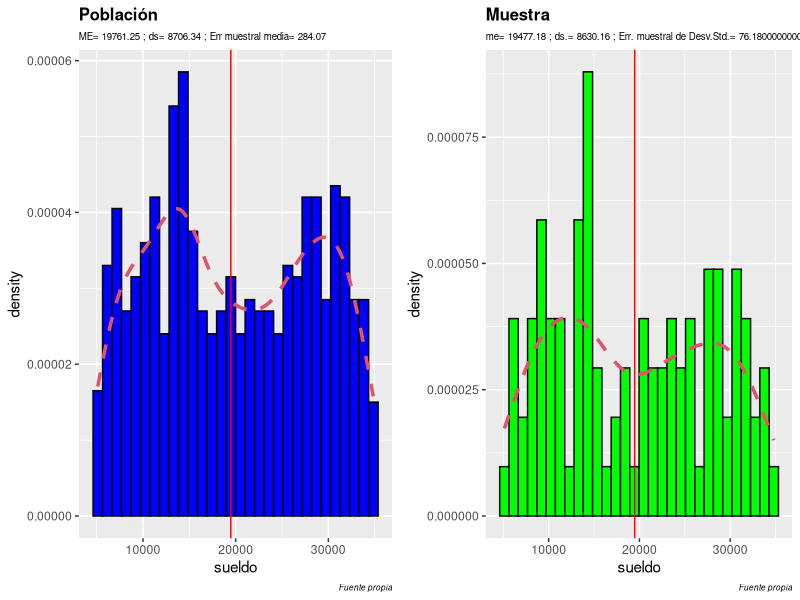
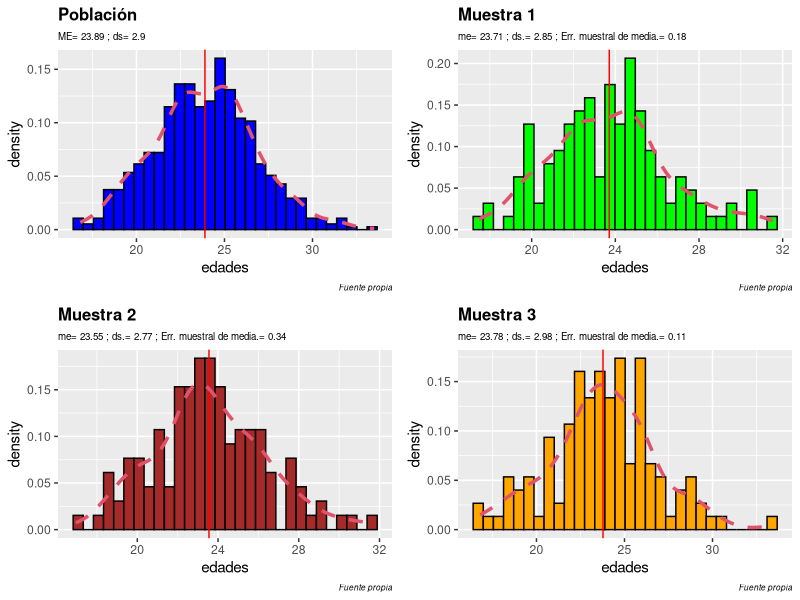

Reproduce these figures in R, in order.
## ---- chunk 1
library(cowplot)
library(ggplot2)
## ---- chunk 2
options(scipen=999)

## ---- chunk 3
set.seed(2022)

## ---- chunk 4
N <- 650 # Cantidad de datos de pobación
rango <- 5000:35000 # Rango 
n = 100  # Cantidad de datos de muestra

## ---- chunk 5
poblacion <- data.frame(x = 1:N, sueldo=sample(x = rango, size =  N, replace = TRUE))

## ---- chunk 6
head(poblacion, 30)
## ---- chunk 7
tail(poblacion, 30)
## ---- chunk 8
summary(poblacion$sueldo)
## ---- chunk 9
minimo.p <- min(poblacion$sueldo)
maximo.p <- max(poblacion$sueldo)
media.p <- round(mean(poblacion$sueldo),2)
desv.p <- round(sd(poblacion$sueldo),2)
## ---- chunk 10
xs <- sample(x = 1:n, size =  n, replace = FALSE)

muestra <- poblacion[xs,]

## ---- chunk 11
head(muestra, 30)
## ---- chunk 12
tail(muestra, 20)
## ---- chunk 13
summary(muestra)
## ---- chunk 14
summary(muestra$sueldo)
## ---- chunk 15
minimo.m <- min(muestra$sueldo)
maximo.m <- max(muestra$sueldo)
media.m <- round(mean(muestra$sueldo),2)
desv.m <- round(sd(muestra$sueldo),2)
## ---- chunk 16
media.p; media.m
desv.p; desv.m
## ---- chunk 17
dif.media <- media.p - media.m
dif.desv <- desv.p - desv.m

paste("El error muestral con respecto a la media es de: ", dif.media)

paste("El error muestral con respecto a la desviación es de: ", dif.desv)

## ---- chunk 18
# Histograma con densidad
g1 <- ggplot(poblacion, aes(x = sueldo)) + 
  geom_histogram(aes(y = ..density..),
                 colour = 1, fill = "blue") +
  labs(title = "Población",
      subtitle = paste("ME=", media.p, "; ds=", desv.p,  "; Err muestral media=",dif.media),
              caption = "Fuente propia") +  
  
  geom_vline(xintercept = media.m, col='red') +
  geom_density(lwd = 1.2,
               linetype = 2,
               colour = 2)
g1 <- g1 + theme(
  plot.title = element_text(color = "black", size = 12, face = "bold"),
  plot.subtitle = element_text(color = "black",size=7),
  plot.caption = element_text(color = "black", face = "italic", size=6)
)


g2 <- ggplot(muestra, aes(x = sueldo)) + 
  geom_histogram(aes(y = ..density..),
                 colour = 1, fill = "green") +
    geom_vline(xintercept = media.m, col='red') +
  labs(title = "Muestra",
      subtitle = paste("me=", media.m, "; ds.=", desv.m,  "; Err. muestral de Desv.Std.=",dif.desv),
              caption = "Fuente propia") +
  geom_density(lwd = 1.2,
               linetype = 2,
               colour = 2)

g2 <- g2 + theme(
  plot.title = element_text(color = "black", size = 12, face = "bold"),
  plot.subtitle = element_text(color = "black",size=7),
  plot.caption = element_text(color = "black", face = "italic", size=6)
)


plot_grid(g1, g2, nrow = 1, ncol = 2)



## ---- chunk 19
N <- 650
poblacion <- rnorm(n = N, mean = 24, sd = 3)
poblacion


## ---- chunk 20
summary(poblacion)
## ---- chunk 21
media.p <- round(mean(poblacion), 2)
media.p
## ---- chunk 22
desv.std.p <- round(sd(poblacion), 2)
desv.std.p
## ---- chunk 23
porcentaje = 0.20
n <- round(N * porcentaje)
m1 <- sample(x = poblacion, size = n, replace = FALSE)
m2 <- sample(x = poblacion, size = n, replace = FALSE)
m3 <- sample(x = poblacion, size = n, replace = FALSE)
             

            
## ---- chunk 24
m1; m2; m3

## ---- chunk 25
media.m1 <- round(mean(m1), 2)
media.m2 <- round(mean(m2), 2)
media.m3 <- round(mean(m3), 2)

media.m1; media.m2; media.m3
## ---- chunk 26
desv.std.m1 <- round(sd(m1), 2)
desv.std.m2 <- round(sd(m2), 2)
desv.std.m3 <- round(sd(m3), 2)

desv.std.m1; desv.std.m2; desv.std.m3

## ---- chunk 27
error.m1 <- round(media.p - media.m1, 2)
error.m2 <- round(media.p - media.m2, 2)
error.m3 <- round(media.p - media.m3, 2)

error.m1; error.m2; error.m3
## ---- chunk 28
error.dsm1 <- round(desv.std.p - desv.std.m1, 4)
error.dsm2 <- round(desv.std.p - desv.std.m2, 4)
error.dsm3 <- round(desv.std.p - desv.std.m3, 4)

error.dsm1; error.dsm2; error.dsm3
## ---- chunk 29
poblacion <- data.frame(edades = poblacion)


muestra1 <- data.frame(edades = m1)
muestra2 <- data.frame(edades = m2)
muestra3 <- data.frame(edades = m3)

## ---- chunk 30
# Histograma con densidad. Población
gp <- ggplot(poblacion, aes(x = edades)) + 
  geom_histogram(aes(y = ..density..),
                 colour = 1, fill = "blue", bins = 30) +
  labs(title = "Población",
      subtitle = paste("ME=", media.p, "; ds=", desv.std.p),
              caption = "Fuente propia") +  
  
  geom_vline(xintercept = media.p, col='red') +
  geom_density(lwd = 1.2,
               linetype = 2,
               colour = 2)
gp <- gp + theme(
  plot.title = element_text(color = "black", size = 12, face = "bold"),
  plot.subtitle = element_text(color = "black",size=7),
  plot.caption = element_text(color = "black", face = "italic", size=6)
)

# Muestra 1
gm1 <- ggplot(muestra1, aes(x = edades)) + 
  geom_histogram(aes(y = ..density..),
                 colour = 1, fill = "green", bins = 30) +
    geom_vline(xintercept = media.m1, col='red') +
  labs(title = "Muestra 1",
      subtitle = paste("me=", media.m1, "; ds.=", desv.std.m1,  "; Err. muestral de media.=",error.m1),
              caption = "Fuente propia") +
  geom_density(lwd = 1.2,
               linetype = 2,
               colour = 2)

gm1 <- gm1 + theme(
  plot.title = element_text(color = "black", size = 12, face = "bold"),
  plot.subtitle = element_text(color = "black",size=7),
  plot.caption = element_text(color = "black", face = "italic", size=6)
)


# Muestra 2
gm2 <- ggplot(muestra2, aes(x = edades)) + 
  geom_histogram(aes(y = ..density..),
                 colour = 1, fill = "brown", bins = 30) +
    geom_vline(xintercept = media.m2, col='red') +
  labs(title = "Muestra 2",
      subtitle = paste("me=", media.m2, "; ds.=", desv.std.m2,  "; Err. muestral de media.=",error.m2),
              caption = "Fuente propia") +
  geom_density(lwd = 1.2,
               linetype = 2,
               colour = 2)

gm2 <- gm2 + theme(
  plot.title = element_text(color = "black", size = 12, face = "bold"),
  plot.subtitle = element_text(color = "black",size=7),
  plot.caption = element_text(color = "black", face = "italic", size=6)
)

# Muestra 3
gm3 <- ggplot(muestra3, aes(x = edades)) + 
  geom_histogram(aes(y = ..density..),
                 colour = 1, fill = "orange", bins = 30) +
    geom_vline(xintercept = media.m3, col='red') +
  labs(title = "Muestra 3",
      subtitle = paste("me=", media.m3, "; ds.=", desv.std.m3,  "; Err. muestral de media.=",error.m3),
              caption = "Fuente propia") +
  geom_density(lwd = 1.2,
               linetype = 2,
               colour = 2)

gm3 <- gm3 + theme(
  plot.title = element_text(color = "black", size = 12, face = "bold"),
  plot.subtitle = element_text(color = "black",size=7),
  plot.caption = element_text(color = "black", face = "italic", size=6)
)




plot_grid(gp, gm1, gm2, gm3, nrow = 2, ncol = 2)

